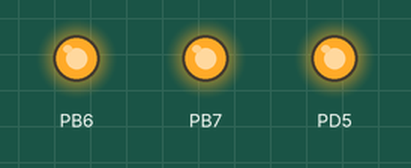
A program run on a simulated ATmega88, built with avr-gcc and emulated at 1 MHz. On the bench: output pins drawn as LEDs (lit = HIGH).

Above: at 0.1 s.
At 2.7 s:
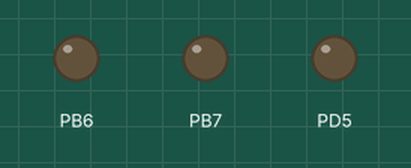
Timing chart, 0 to 3.0 s (numbered marks = the images above):
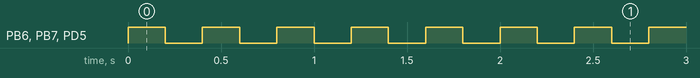

Measured:
- by itself, PB6, PB7, PD5: alternates HIGH for 0.20 s and LOW for 0.20 s

The program:

TestLEDS.c
```c
/*
 * TestLEDS.c
 *
 * Created: 2020-11-06 13:45:57
 *  Author: tmk20otd
 */

#define F_CPU 1000000
#include <avr/io.h>
#include <util/delay.h>

int main(void)
{

	DDRD |= 0b00100000;
	DDRB |= 0b11000000;


    while(1)
    {

			PORTD |= 0b00100000;
			PORTB |= 0b11000000;
			_delay_ms(200);
			PORTD = 0b00000000;
			PORTB = 0b00000000;
			_delay_ms(200);
        //TODO:: Please write your application code
    }

	return 1;
}
```
